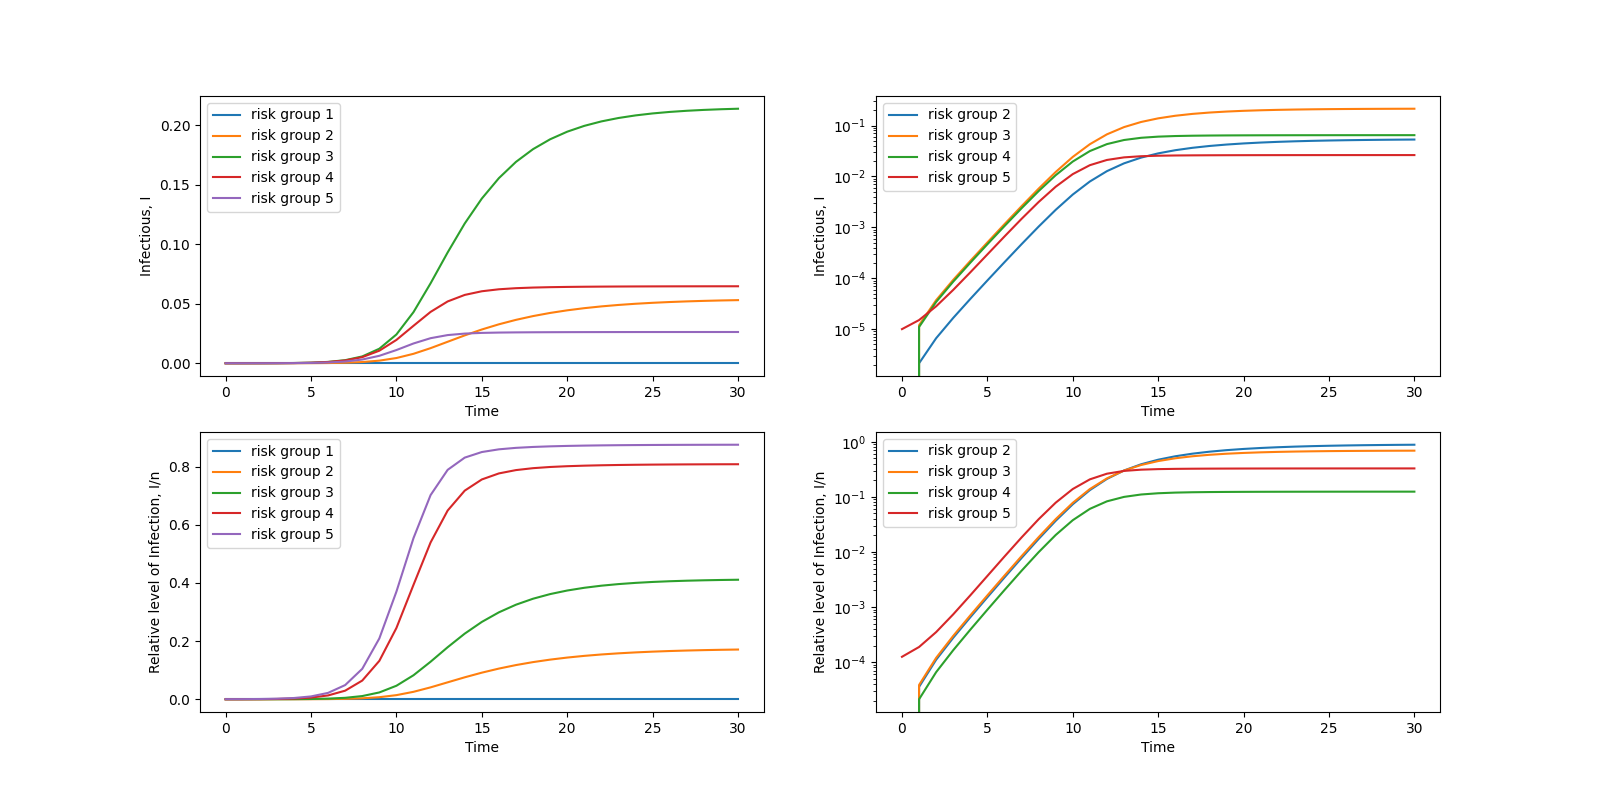

This figure's Python source:
#!/usr/bin/env python3

####################################################################
###    This is the PYTHON version of program 3.2 from page 64 of   #
### "Modeling Infectious Disease in humans and animals"            #
### by Keeling & Rohani.										   #
###																   #
### It is the SIS model with m different risk-groups			   #
### Note we no-longer explicitly model the susceptible class.	   #
####################################################################

###################################
### Written by Ilias Soumpasis    #
### [email redacted]	  #
###################################

# Environment preparation
import scipy.integrate as spi
import numpy as np
import pylab as pl

# Parameters
waifw=np.array([0.0, 3.0, 10.0, 60.0, 100.0])
beta=0.0016*np.outer(waifw,waifw)
gamma=0.2*np.array([1.0, 1.0, 1.0, 1.0, 1.0])
n=np.array([0.06, 0.31, 0.52, 0.08, 0.03])
I=np.array([0.0, 0.0, 0.0, 0.0, 1e-5])
ND=30
TS=1.0
m=5
INPUT=I

# Model Defintion
def diff_eqs(INP,t):
	'''The main set of equations'''
	Y=np.zeros((m))
	V = INP
	for i in range(m):
		Y[i] = np.multiply(np.dot(beta[i], V), (n[i]-V[i]))-gamma[i]*V[i]
	return Y   # For odeint

# Model Run
t_start = 0.0; t_end = ND; t_inc = TS
t_range = np.arange(t_start, t_end+t_inc, t_inc)
RES = spi.odeint(diff_eqs,INPUT,t_range)

# Print Results
print (RES)

#Plotting
pl.figure(figsize=(16, 8))
pl.subplot(221)
for i in range(m):
	pl.plot(RES[:,i], label = 'risk group %s' %(i+1))
pl.ylabel('Infectious, I')
pl.xlabel('Time')
pl.legend(loc=0)
pl.subplot(222)
for i in range(m-1):
	pl.semilogy(RES[:,i+1], label = 'risk group %s' %(i+2))
pl.ylabel('Infectious, I')
pl.xlabel('Time')
pl.legend(loc=0)
pl.subplot(223)
for i in range(m):
	pl.plot(RES[:,i]/n[i], label = 'risk group %s' %(i+1))
pl.ylabel('Relative level of Infection, I/n')
pl.xlabel('Time')
pl.legend(loc=0)
pl.subplot(224)
for i in range(m-1):
	pl.semilogy(RES[:,i+1]/n[i], label = 'risk group %s' %(i+2))
pl.ylabel('Relative level of Infection, I/n')
pl.xlabel('Time')
pl.legend(loc=0)
pl.savefig('Program_3_2.png')
pl.show()
